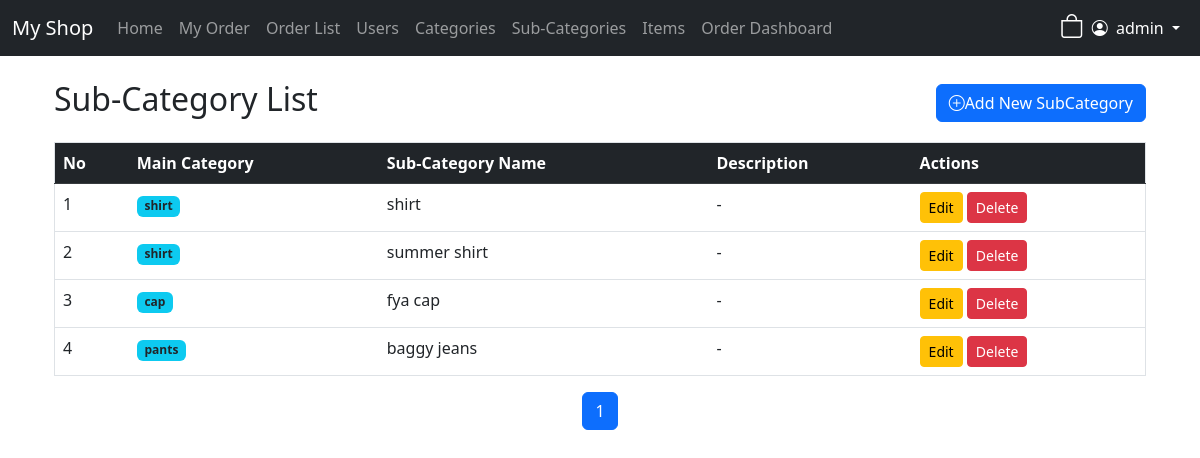
The app's page /subcategories/ (signed in) with its own data.
### my_app/models.py (models this page shows, shortened)
class SubCategory(models.Model):
    category = models.ForeignKey(Category, on_delete=models.CASCADE, related_name='subcategories')
    name = models.CharField(max_length=100)
    descriptions = models.TextField(blank=True, null=True)
    is_deleted = models.BooleanField(default=False)
    created_by = models.ForeignKey(User, on_delete=models.SET_NULL, null=True)
    created_at = models.DateTimeField(auto_now_add=True)

class Category(models.Model):
    name = models.CharField(max_length=100, unique=True)
    descriptions = models.TextField(blank=True, null=True)
    is_deleted = models.BooleanField(default=False)
    created_by = models.ForeignKey(
        User,
        on_delete=models.SET_NULL,
        null=True,
        related_name='categories_created'
    )
    created_at = models.DateTimeField(auto_now_add=True)
    updated_at = models.DateTimeField(auto_now=True)

### my_app/views.py (the view)
# urls.py: path('subcategories/', views.subcategory_list, name='subcategory_list'),
@login_required
@user_passes_test(is_admin)
def subcategory_list(request):
    subcategories = SubCategory.objects.filter(is_deleted=False).order_by('-created_at')
    paginator = Paginator(subcategories, 10)
    page_number = request.GET.get('page')
    page_obj = paginator.get_page(page_number)
    return render(request, 'subcategory/subcategory_list.html', {'subcategories':  page_obj})

### my_app/views.py (called while the page is built)
def is_admin(user):
    return user.is_superuser

### templates/subcategory/subcategory_list.html (shortened to what this page needs)
<!DOCTYPE html>
<html lang="en">
<head>
</head>
<body>
{% extends 'base.html' %}
{% block content %}
<div class="container mt-4">
    <div class="d-flex justify-content-between align-items-center mb-3">
        <h2>Sub-Category List</h2>
        <a href="{% url 'add_subcategory' %}" class="btn btn-primary"><i class="bi bi-plus-circle"></i>Add New SubCategory</a>
    </div>
    <table class="table table-hover border">
        <thead class="table-dark">
            <tr>
                <th>No</th>
                <th>Main Category</th>
                <th>Sub-Category Name</th>
                <th>Description</th>
                <th>Actions</th>
            </tr>
        </thead>
        <tbody>
            {% for sub in subcategories %}
            <tr>
                <td>{{ subcategories.start_index|add:forloop.counter0 }}</td>
                <td><span class="badge bg-info text-dark">{{ sub.category.name }}</span></td>
                <td>{{ sub.name }}</td>
                <td>{{ sub.descriptions|default:"-" }}</td>
                <td>
                    <a href="{% url 'edit_category_sub' sub.id %}" class="btn btn-warning btn-sm">Edit</a>
                    <a href="{% url 'delete_subcategory' sub.id %}" class="btn btn-danger btn-sm"
                       onclick="return confirm('Are you sure you want to delete {{ sub.name }}?');">
                       Delete
                    </a>
                </td>
            </tr>
            {% empty %}
            <tr>
                <td colspan="4" class="text-center py-4 text-muted">No sub-categories found.</td>
            </tr>
            {% endfor %}
        </tbody>
    </table>
    {% include 'paggination/pagg.html' with page_obj=subcategories %}
</div>
{% endblock %}

### templates/base.html (shortened to what this page needs)
<!DOCTYPE html>
<html lang="en">
<head>
    <link href="https://cdn.jsdelivr.net/npm/bootstrap@5.3.0/dist/css/bootstrap.min.css" rel="stylesheet">
    <link rel="stylesheet" href="https://cdn.jsdelivr.net/npm/bootstrap-icons@1.11.0/font/bootstrap-icons.css">
</head>
<body>
    {%if user.is_authenticated %}
    <nav class="navbar navbar-expand-lg navbar-dark bg-dark mb-4">
        <div class="container-fluid">
            <a class="navbar-brand" href="{% url 'index' %}">My Shop</a>
            <div class="collapse navbar-collapse" id="navbarNav">
                <ul class="navbar-nav me-auto">
                    <li class="nav-item"><a class="nav-link" href="{% url 'index' %}">Home</a></li>
                    {% if user.is_authenticated %}
                    <li class="nav-item"><a class="nav-link" href="{% url 'cart_detail' %}">My Order</a></li>
                    <li class="nav-item"><a class="nav-link" href="{% url 'order_index' %}">Order List</a></li>
                    {% if user.is_superuser %}
                    <li class="nav-item"><a class="nav-link" href="{% url 'user_list' %}">Users</a></li>
                    <li class="nav-item"><a class="nav-link" href="{% url 'category_list' %}">Categories</a></li>
                    <li class="nav-item"><a class="nav-link" href="{% url 'subcategory_list' %}">Sub-Categories</a></li>
                    <li class="nav-item"><a class="nav-link" href="{% url 'item_list' %}">Items</a></li>
                    <li class="nav-item"><a class="nav-link" href="{% url 'order_dash' %}">Order Dashboard</a></li>
                    {% endif %}
                    {% endif %}
                </ul>
                <ul class="navbar-nav ms-auto">
                    {% if user.is_authenticated %}
                    <li>
                        <div class="ms-auto d-flex align-items-center">
                            <a href="{% url 'cart_detail' %}"
                                class="nav-cart-link text-white position-relative {% if messages %}cart-shake{% endif %}"
                                title="Shopping Bag">
                                <i class="bi bi-bag fs-4"></i>
                            </a>
                            {% endif %}
                        </div>
                    </li>
                    <li class="nav-item dropdown">
                        <a class="nav-link dropdown-toggle text-white" href="#" id="navbarDropdown" role="button"
                            data-bs-toggle="dropdown" aria-expanded="false">
                            <i class="bi bi-person-circle me-1"></i> {{ user.username }}
                        </a>
                            {% endif %}
                    </li>
                </ul>
            </div>
        </div>
    </nav>
    <div class="container">
        {% block content %}
        {% endblock %}
    </div>
</body>
</html>

### templates/base.html (style rules this page uses)
.nav-cart-link { text-decoration: none; display: inline-flex; align-items: center; transition: transform 0.2s ease, opacity 0.2s ease; }

### records on screen
SubCategory: start_index|add "1", category.name "shirt", name "shirt", descriptions "-"
SubCategory: start_index|add "2", category.name "shirt", name "summer shirt", descriptions "-"
SubCategory: start_index|add "3", category.name "cap", name "fya cap", descriptions "-"
SubCategory: start_index|add "4", category.name "pants", name "baggy jeans", descriptions "-"

### other values on screen
{{ user.username }} "admin"
{{ num }} "1"
